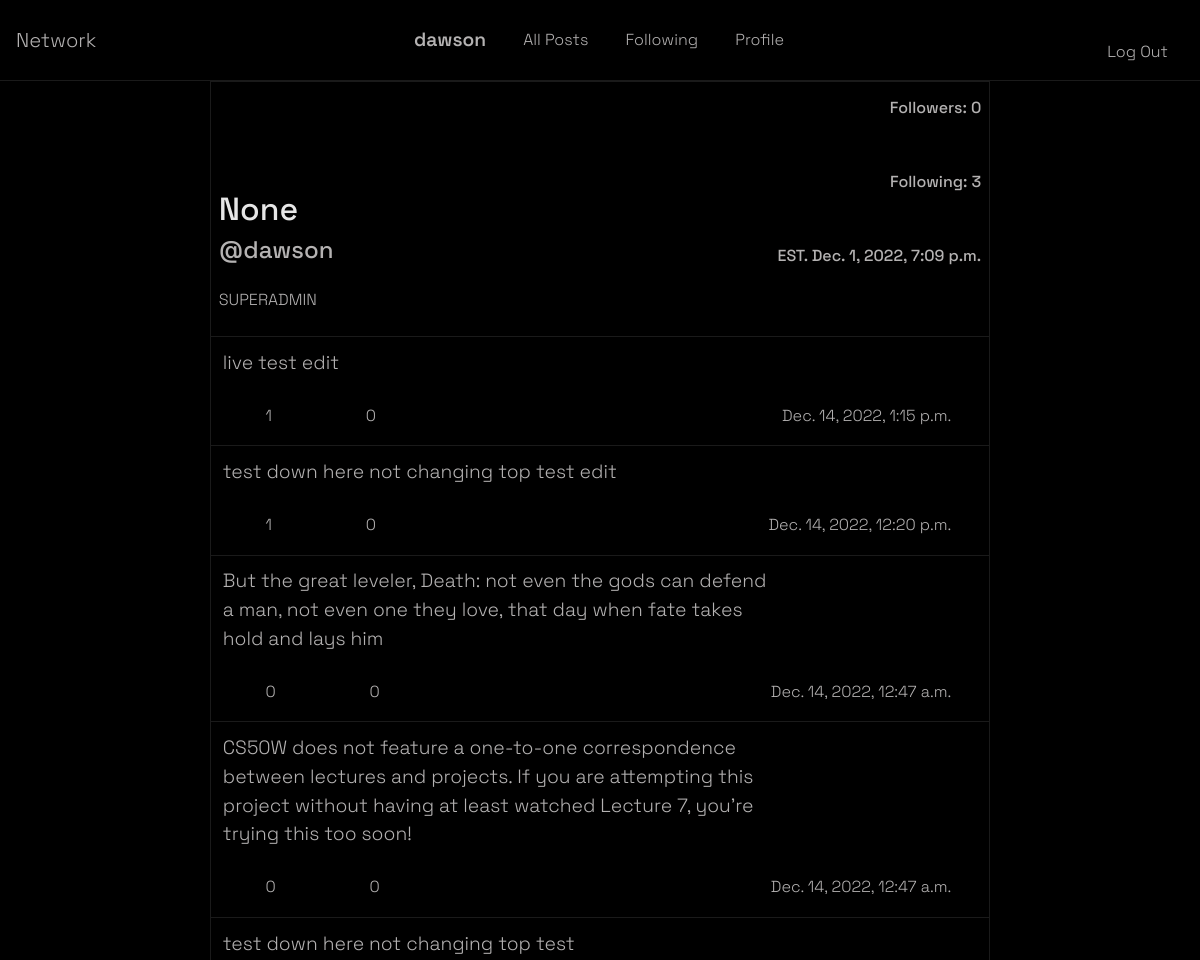
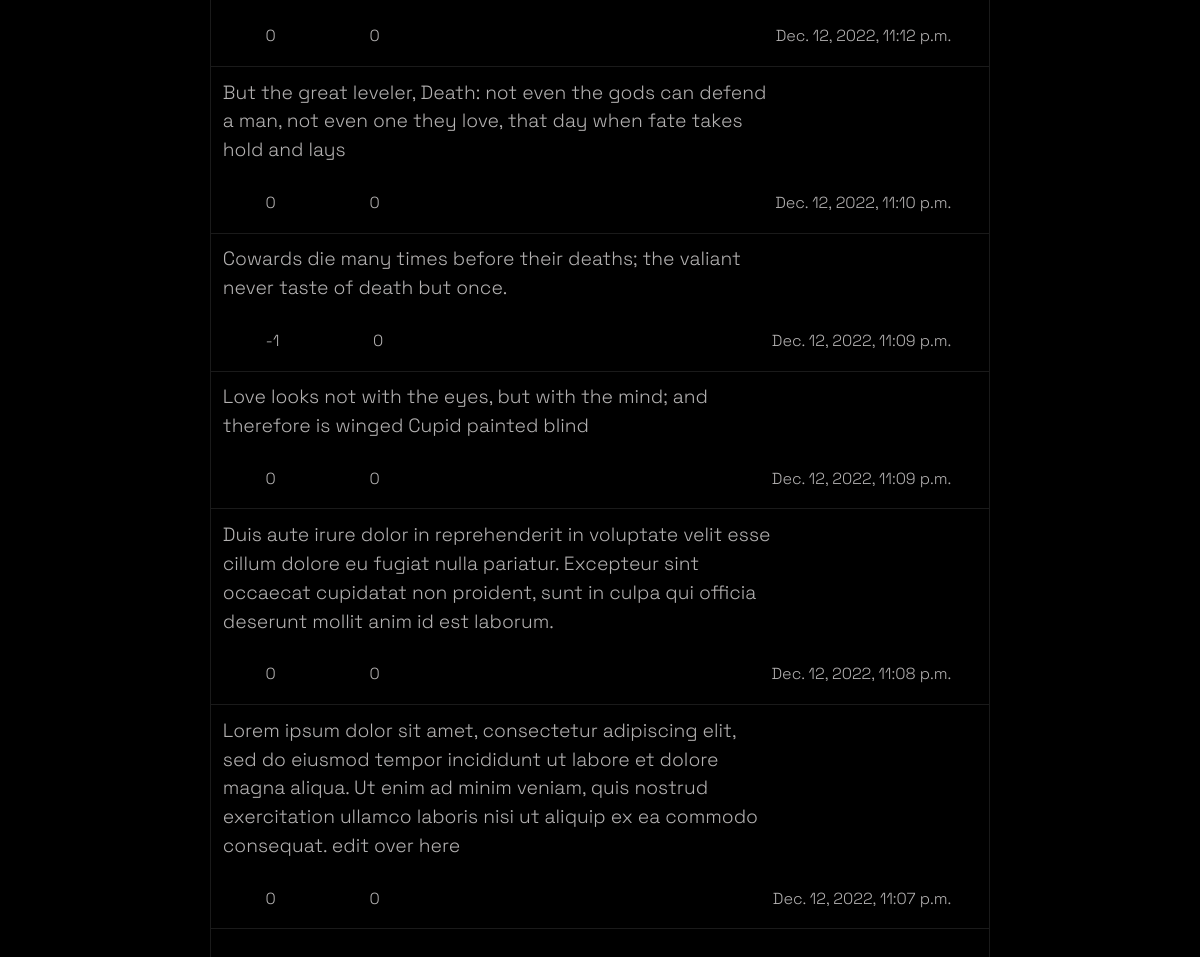
Page /profile/dawson (signed in) on the committed database (2 pictures, top to bottom).
### network/models.py (models this page shows, shortened)
class User(AbstractUser):
    name = models.CharField(max_length=24, default="Incognito")
    bio = models.TextField(default="")
    profilePicture = models.ImageField(
        upload_to="network/static/images/", default=False, blank=True, null=True)
    followers = models.IntegerField(default=0)
    following = models.IntegerField(default=0)

class Post(models.Model):
    username = models.CharField(
        default='None', max_length=24, null=True, blank=True)
    caption = models.TextField(default="")
    timestamp = models.DateTimeField(auto_now_add=True)
    totalLikes = models.IntegerField(default=0)
    totalComments = models.IntegerField(default=0)

### network/views.py (the view)
# urls.py: path("profile/<str:username>", views.profile, name="profile"),
@login_required(login_url='/login')
def profile(request, username):
    if request.user.id == None:
        print(request.user)
        return JsonResponse({'url': 'http://127.0.0.1:8000/login'})
    userPosts = Post.objects.filter(username=username).all().values()
    userPosts = userPosts.order_by('-timestamp')
    userInfo = User.objects.filter(username=username).values()
    currUser = request.user
    currUser = User.objects.filter(username=currUser).values()
    pNum = request.GET.get('page')
    if pNum is None:
        pNum = 1
    try:
        Realationships.objects.get(
            followerId=currUser[0]['id'], followingId=userInfo[0]['id'])
        isFollowing = True
    except Realationships.DoesNotExist:
        isFollowing = False
    print(isFollowing)
    userPosts = Paginator(userPosts, 10)
    return render(request, "network/profile.html", {
        'postForm': PostForm,
        'userPosts': userPosts.get_page(pNum),
        'userInfo': userInfo[0],
        'isFollowing': isFollowing,
    })

### network/templates/network/profile.html (shortened to what this page needs)
{% extends "network/layout.html" %}
{% block body %}
<div id='profile-body'>
    <div id='profile-user-info'>
        <div id='header'>
            <div id='user-header-left'>
                <box-icon name='user-circle' size='100px' color='white'></box-icon>
                <h2 style='color: rgb(230, 230, 230)'>{{ userInfo.name }}</h2>
                <h4 data-user-profile='{{ userInfo.username }}'>@{{ userInfo.username }}</h4>
            </div>
            <div id='user-header-right'>
                <h6 id='followers'>Followers: {{ userInfo.followers }}</h6>
                <h6 id='following'>Following: {{ userInfo.following }}</h6>
                <h6> EST. {{ userInfo.date_joined }}</h6>
            </div>
        </div>
        <div id='user-header-center'>
            {% if userInfo.bio != '' %}<p>{{ userInfo.bio }}</p>{% endif %}
        </div>
    <div id='user-posts'>
        {% for post in userPosts %}
        <div class='profile-single-post'>
            <div class='profile-sp-left'>
                <div class='profile-sp-caption'>
                    <p id='para_{{ post.id }}'>{{ post.caption }}</p>
                </div>
                <div class='interactions'>
                    <form class='interaction-form' method='POST'>
                        <div class='interaction-form'>
                            <button type='submit' class='like interaction-button' name="{{ post.id }}"><box-icon color='white' size='sm' name='like' class='interaction-icons'></box-icon></button>
                            <p id='p-{{ post.id }}'>{{ post.totalLikes }}</p>
                        </div>
                        <div class='interaction-form'>
                            <button type='submit' class='dislike interaction-button' name="{{ post.id }}"><box-icon color='white' size='sm' name='dislike' class='interaction-icons'></box-icon></button>
                            <button type='submit' class='comment interaction-button' name="{{ post.id }}"><box-icon color='white' size='sm' name='comment' class='interaction-icons'></box-icon></button>
                            <p id='p-{{ post.id }}'>{{ post.totalComments }}</p>
                        </div>
                    </form>
                    <div class='profile-timestamp'><p>{{ post.timestamp }}</p></div>
                    </div>
            </div>
            <div class='profile-sp-right'>
                {% if userInfo.username == user.username %}
                <div class='edit-post'>
                    <button type="button" id='editPostButton' class="btn btn-dark" data-toggle="modal" data-target="#editPost{{ post.id }}" data-whatever="@getbootstrap">
                        <box-icon animation='none' id='editPostSvg' name='plus-circle' size='30px' color="rgb(230, 230, 230)"></box-icon></button>
                </div>
                {% endif %}
            </div>
        </div>
        {% endfor %}
        {% if  userPosts.has_previous or userPosts.has_next%}
        <nav aria-label="Page navigation">
            <ul id='paginator-buttons' class="pagination">
            <div>
              <li class="">
                {% if userPosts.has_next %}
                <a id='next-page' href="/profile/{{ userInfo.username }}?page={{ userPosts.next_page_number }}"><box-icon animation='fade-right-hover' color="rgb(230, 230, 230)" name='right-arrow-alt'></box-icon></a>
                {% endif %}
            </li>
            </div>
            </ul>
          </nav>
        {% endif %}
    </div>
</div>
</div>
{% endblock %}

### network/templates/network/layout.html (shortened to what this page needs)
{% load static %}
<!DOCTYPE html>
<html lang="en">
    <head>
        <link rel="stylesheet" href="https://cdn.jsdelivr.net/npm/bootstrap@4.0.0/dist/css/bootstrap.min.css">
        <link rel="stylesheet" href="https://stackpath.bootstrapcdn.com/bootstrap/4.4.1/css/bootstrap.min.css">
        <link href="{% static 'network/styles.css' %}" rel="stylesheet">
    </head>
    <body>
        <nav id='navbar' class="navbar navbar-expand-lg">
            <a class="navbar-brand" href="/">Network</a>
            <div id='navbar-container'>
              <ul class="navbar-nav mr-auto" >
                {% if user.is_authenticated %}
                    <li class="nav-item">
                        <a id="profile-pic" class="nav-link" href="/profile/{{ user.username }}">
                        <box-icon id='profilePicIcon' name='user-circle' size='md' color='rgb(230, 230, 230)'></box-icon>
                        <strong id='logged-in-username' data-logged-in-user="{{user.id}}">{{ user.username }}</strong></a>
                    </li>
                {% endif %}
                <li class="nav-item">
                  <a class="nav-link" href="{% url 'index' %}">All Posts</a>
                </li>
                {% if user.is_authenticated %}
                    <li class="nav-item">
                        <div>
                        <a class="nav-link" href="/following"><span>Following<span></a>
                        </div>
                    </li>
                    <li class="nav-item">
                        <a class="nav-link" href="/profile/{{ user }}">Profile</a>
                    </li>
                    <li class="nav-item">
                        <button type="button" id='newPostButton' class="btn btn-dark" data-toggle="modal" data-target="#modalBackdrop" data-whatever="@getbootstrap">
                            <box-icon animation='none' id='newPostSvg' name='plus-circle' size='30px' color="rgb(230, 230, 230)"></box-icon></button>
                    </li>
                </div>
                    <li class="nav-item">
                        <a class="nav-link" href="{% url 'logout' %}">Log Out</a>
                    </li>
                {% endif %}
          </nav>
          <hr id='fullscreen-split'>
            {% block body %}
            {% endblock %}
    </body>
</html>

### network/static/network/styles.css (style rules this page uses)
body { font-family: 'Space Grotesk', sans-serif; background-color: black; font-weight: 300; color: rgb(180, 178, 178); width: 100%; height: 100%; }
#navbar { background-color: black; justify-content: space-between; }
strong { font-size: larger; font-weight: 600; }
#profile-pic { display: flex; align-items: center; }
#profilePicIcon { margin-right: 10px; }
#navbar a { text-decoration: none ; color: rgb(180, 178, 178); transition: all .25s linear; }
#navbar-container { width: 45%; text-align: center; }
#navbar ul { justify-content: space-evenly; align-items: center !important; }
.nav-item::marker { color: black; }
#newPostButton, #editPostButton { display: flex; background-color: black; justify-content: center !important; align-items: center !important;; height: 30px; width: 30px; border-color: black; border-radius: 50%; }
#fullscreen-split { margin-top: 0; margin-bottom: 0; border-top: 1px solid rgba(255, 255, 255, 0.1); }
#paginator-buttons { display: flex; margin: 1% !important; margin-left: 2% !important; margin-right: 2% !important; justify-content: space-between; }
.interaction-form { display: flex; align-items: center; }
.interaction-form p { margin-bottom: 0px; }
.interaction-button { background-color: black; border: none; }
.interaction-icons { margin: 5px; }
#profile-body { display: flex; justify-content: center; min-height: 100vh; width: 100%; }
#profile-user-info { margin-top: 0px; height: 100%; width: 65%; border: 1px solid rgba(255, 255, 255, 0.1); }
#header { display: flex; justify-content: space-between; }
#user-header-left { padding: 1%; display: flex; flex-direction: column; justify-content: space-around; }
#user-header-right { display: flex; flex-direction: column; justify-content: space-between; align-items: flex-end; text-align: right; padding: 1%; padding-top: 2%; }
#user-header-center { padding: 1%; border-bottom: 1px solid rgba(255, 255, 255, 0.1); }
.profile-single-post { display: flex; justify-content: space-between; padding: 1%; border-bottom: 1px solid rgba(255, 255, 255, 0.1); }
.profile-sp-caption { width: 75%; margin: .25rem; font-size: 1.2rem; }
.profile-sp-left { width: 100%; }
.profile-sp-right { max-width: 15%; }
.interactions { display: flex; justify-content: space-between; vertical-align: center; }
.profile-timestamp { display: flex; align-items: center; }
.profile-timestamp p { margin: 0 }

### rows in the picture
User: username "dawson", name "None", followers "0", following "3", date_joined "Dec. 1, 2022, 7:09 p.m.", bio "SUPERADMIN"
Post: caption "live test edit", totalLikes "1", totalComments "0", timestamp "Dec. 14, 2022, 1:15 p.m."
Post: caption "test down here not changing top test edit", totalLikes "1", totalComments "0", timestamp "Dec. 14, 2022, 12:20 p.m."
Post: caption "But the great leveler, Death: not even the gods can defend a man, not even one they love, that day when fate takes hold and lays him", totalLikes "0", totalComments "0", timestamp "Dec. 14, 2022, 12:47 a.m."
Post: caption "CS50W does not feature a one-to-one correspondence between lectures and projects. If you are attempting this project without having at least watched Lecture 7, you’re trying this too soon!", totalLikes "0", totalComments "0", timestamp "Dec. 14, 2022, 12:47 a.m."
Post: caption "test down here not changing top test", totalLikes "0", totalComments "0", timestamp "Dec. 12, 2022, 11:12 p.m."
Post: caption "But the great leveler, Death: not even the gods can defend a man, not even one they love, that day when fate takes hold and lays", totalLikes "0", totalComments "0", timestamp "Dec. 12, 2022, 11:10 p.m."
Post: caption "Cowards die many times before their deaths; the valiant never taste of death but once.", totalLikes "-1", totalComments "0", timestamp "Dec. 12, 2022, 11:09 p.m."
Post: caption "Love looks not with the eyes, but with the mind; and therefore is winged Cupid painted blind", totalLikes "0", totalComments "0", timestamp "Dec. 12, 2022, 11:09 p.m."
Post: caption "Duis aute irure dolor in reprehenderit in voluptate velit esse cillum dolore eu fugiat nulla pariatur. Excepteur sint occaecat cupidatat non proident, sunt in culpa qui officia deserunt mollit anim id est laborum.", totalLikes "0", totalComments "0", timestamp "Dec. 12, 2022, 11:08 p.m."
Post: caption "Lorem ipsum dolor sit amet, consectetur adipiscing elit, sed do eiusmod tempor incididunt ut labore et dolore magna aliqua. Ut enim ad minim veniam, quis nostrud exercitation ullamco laboris nisi ut aliquip ex ea commodo consequat. edit over here", totalLikes "0", totalComments "0", timestamp "Dec. 12, 2022, 11:07 p.m."
